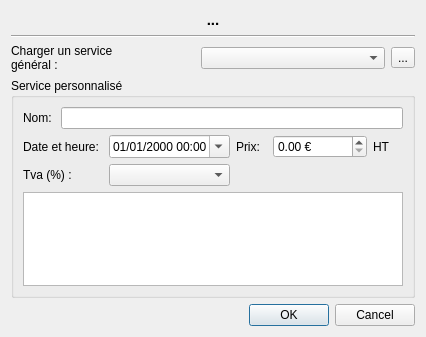
<?xml version="1.0" encoding="UTF-8"?>
<ui version="4.0">
 <class>DialogServices</class>
 <widget class="QDialog" name="DialogServices">
  <property name="geometry">
   <rect>
    <x>0</x>
    <y>0</y>
    <width>426</width>
    <height>337</height>
   </rect>
  </property>
  <property name="windowTitle">
   <string>Services</string>
  </property>
  <property name="windowIcon">
   <iconset resource="../ressources.qrc">
    <normaloff>:/app/logo</normaloff>:/app/logo</iconset>
  </property>
  <layout class="QVBoxLayout" name="verticalLayout_2">
   <item>
    <layout class="QVBoxLayout" name="verticalLayout">
     <item>
      <widget class="QLabel" name="labelTitle">
       <property name="font">
        <font>
         <pointsize>11</pointsize>
         <weight>75</weight>
         <bold>true</bold>
        </font>
       </property>
       <property name="text">
        <string>...</string>
       </property>
       <property name="alignment">
        <set>Qt::AlignCenter</set>
       </property>
      </widget>
     </item>
     <item>
      <widget class="Line" name="line">
       <property name="orientation">
        <enum>Qt::Horizontal</enum>
       </property>
      </widget>
     </item>
     <item>
      <layout class="QHBoxLayout" name="horizontalLayout_2">
       <item>
        <widget class="QLabel" name="label_serviceComm">
         <property name="text">
          <string>Charger un service
général :</string>
         </property>
        </widget>
       </item>
       <item>
        <widget class="QComboBox" name="comboBox_servComm"/>
       </item>
       <item>
        <widget class="QToolButton" name="toolButton_EditServiceComm">
         <property name="text">
          <string>...</string>
         </property>
         <property name="icon">
          <iconset resource="../ressources.qrc">
           <normaloff>:/app/Edit</normaloff>:/app/Edit</iconset>
         </property>
        </widget>
       </item>
      </layout>
     </item>
     <item>
      <widget class="QGroupBox" name="groupBox_Int">
       <property name="title">
        <string>Service personnalisé</string>
       </property>
       <layout class="QVBoxLayout" name="verticalLayout_6">
        <item>
         <layout class="QHBoxLayout" name="horizontalLayout_name">
          <item>
           <widget class="QLabel" name="LabelName">
            <property name="text">
             <string>Nom: </string>
            </property>
           </widget>
          </item>
          <item>
           <widget class="QLineEdit" name="lineEdit_Name">
            <property name="text">
             <string/>
            </property>
            <property name="maxLength">
             <number>255</number>
            </property>
            <property name="clearButtonEnabled">
             <bool>true</bool>
            </property>
           </widget>
          </item>
         </layout>
        </item>
        <item>
         <layout class="QVBoxLayout" name="verticalLayout_5">
          <item>
           <layout class="QGridLayout" name="gridLayout">
            <item row="1" column="0">
             <widget class="QLabel" name="label_3">
              <property name="text">
               <string>Date et heure: </string>
              </property>
             </widget>
            </item>
            <item row="1" column="1">
             <widget class="QDateTimeEdit" name="dateTimeEdit">
              <property name="displayFormat">
               <string>dd/MM/yyyy HH:mm</string>
              </property>
              <property name="calendarPopup">
               <bool>true</bool>
              </property>
             </widget>
            </item>
            <item row="1" column="2">
             <widget class="QLabel" name="label_2">
              <property name="text">
               <string>Prix: </string>
              </property>
             </widget>
            </item>
            <item row="1" column="3">
             <widget class="QDoubleSpinBox" name="doubleSpinBox">
              <property name="suffix">
               <string> €</string>
              </property>
              <property name="maximum">
               <double>999999.000000000000000</double>
              </property>
             </widget>
            </item>
            <item row="1" column="4">
             <widget class="QLabel" name="label_tax">
              <property name="text">
               <string>HT</string>
              </property>
             </widget>
            </item>
            <item row="2" column="0">
             <widget class="QLabel" name="label_titletax">
              <property name="text">
               <string>Tva (%) :</string>
              </property>
             </widget>
            </item>
            <item row="2" column="1">
             <widget class="QComboBox" name="comboBox_tax"/>
            </item>
           </layout>
          </item>
          <item>
           <widget class="QTextEdit" name="textEdit_Desc">
            <property name="sizePolicy">
             <sizepolicy hsizetype="Expanding" vsizetype="Expanding">
              <horstretch>0</horstretch>
              <verstretch>0</verstretch>
             </sizepolicy>
            </property>
            <property name="minimumSize">
             <size>
              <width>0</width>
              <height>0</height>
             </size>
            </property>
            <property name="sizeIncrement">
             <size>
              <width>0</width>
              <height>0</height>
             </size>
            </property>
            <property name="baseSize">
             <size>
              <width>0</width>
              <height>0</height>
             </size>
            </property>
           </widget>
          </item>
         </layout>
        </item>
       </layout>
      </widget>
     </item>
    </layout>
   </item>
   <item>
    <widget class="QDialogButtonBox" name="buttonBox">
     <property name="orientation">
      <enum>Qt::Horizontal</enum>
     </property>
     <property name="standardButtons">
      <set>QDialogButtonBox::Cancel|QDialogButtonBox::Ok</set>
     </property>
    </widget>
   </item>
  </layout>
 </widget>
 <resources>
  <include location="../ressources.qrc"/>
 </resources>
 <connections>
  <connection>
   <sender>buttonBox</sender>
   <signal>accepted()</signal>
   <receiver>DialogServices</receiver>
   <slot>accept()</slot>
   <hints>
    <hint type="sourcelabel">
     <x>248</x>
     <y>254</y>
    </hint>
    <hint type="destinationlabel">
     <x>157</x>
     <y>274</y>
    </hint>
   </hints>
  </connection>
  <connection>
   <sender>buttonBox</sender>
   <signal>rejected()</signal>
   <receiver>DialogServices</receiver>
   <slot>reject()</slot>
   <hints>
    <hint type="sourcelabel">
     <x>316</x>
     <y>260</y>
    </hint>
    <hint type="destinationlabel">
     <x>286</x>
     <y>274</y>
    </hint>
   </hints>
  </connection>
 </connections>
</ui>
